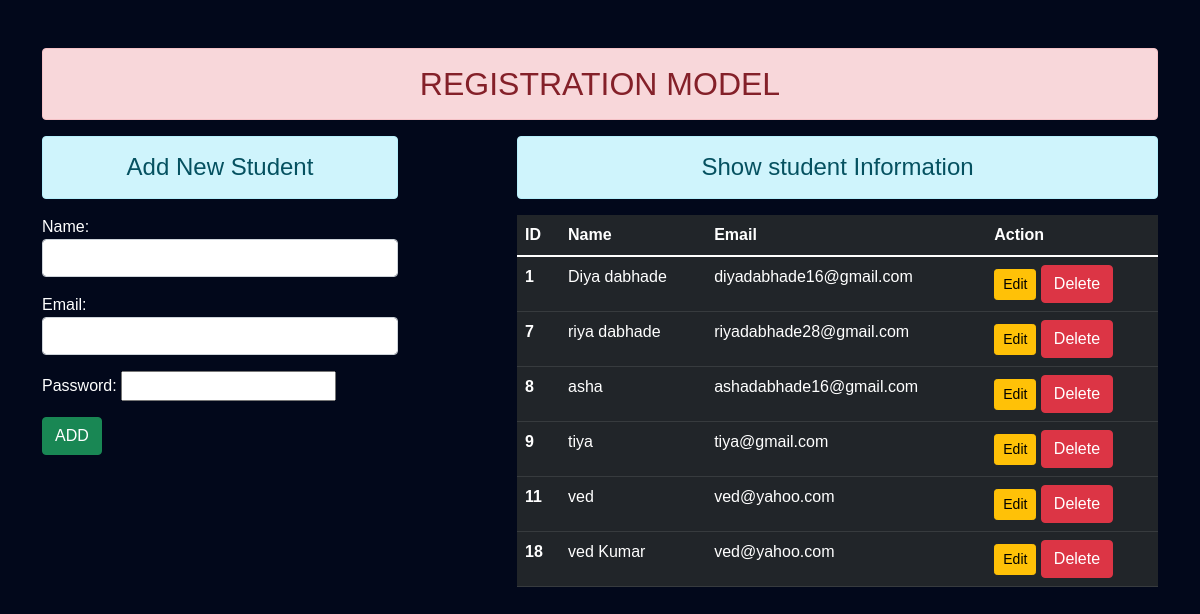
The page / on the database its author committed.
### enroll/models.py (models this page shows)
class User(models.Model):
    name = models.CharField(max_length = 70)
    email = models.EmailField(max_length = 100)
    password = models.CharField(max_length = 100)

### enroll/views.py (the view)
# urls.py: path('',views.add_show, name = "addandshow"),
def add_show(request):
    if request.method =="POST":
        fm = StudentRegistration(request.POST)
        if fm.is_valid():
            nm = fm.cleaned_data['name']
            em = fm.cleaned_data['email']
            pw = fm.cleaned_data['password']
            reg = User(name=nm, email = em, password = pw)
            reg.save()
            fm = StudentRegistration()
    else:
        fm = StudentRegistration()
    stud = User.objects.all()
    return render(request,'enroll/addandshow.html',{'form':fm,'stu':stud})

### enroll/forms.py
class StudentRegistration(forms.ModelForm):
    password = forms.CharField(widget= forms.PasswordInput)
    class Meta:
        model = User
        fields = ('name','email','password')
        widgets = {
            'name': forms.TextInput(attrs={'class':'form-control'}),
             'email': forms.EmailInput(attrs={'class':'form-control'}),
              'password': forms.PasswordInput(render_value = True ,attrs={'class':'form-control'}),
        }

### enroll/templates/enroll/addandshow.html (shortened to what this page needs)
{% extends 'enroll/base.html' %}
{% block content %}
<div class = "row">
<div class = "col-sm-4">
    <h4 class = "text-center alert alert-info"> Add New Student </h4>
  <form action="" method="POST">
    {{ form.as_p }}
    <input type="submit" class="btn btn-success" value = "ADD">
  </form>
</div>
<div class = "col-sm-7 offset-1">
<h4 class = "text-center alert alert-info"> Show student Information </h4>
{% if stu %}
<table class="table table-hover table-dark">
  <thead>
    <tr>
      <th scope="col">ID</th>
      <th scope="col">Name</th>
      <th scope="col">Email</th>
      <th scope="col">Action</th>
    </tr>
  </thead>
  <tbody>
    {% for st in stu %}
    <tr>
      <th scope="row">{{st.id}}</th>
      <td>{{st.name}}</td>
      <td>{{st.email}}</td>
      <td>
      <a href="{% url 'updatedata' st.id %}" class = "btn btn-warning btn-sm">Edit</a>
      <form action="{% url 'deletedata' st.id %}" method = "post" class = "d-inline">
        <input type="submit" class = "btn btn-danger" value = "Delete">
        </form>
      </td>
    </tr>
   {% endfor %}
  </tbody>
</table>
{% else %}
<h4 class = "text-center alert alert-warning"> No records </h4>
{% endif %}
</div>
</div>
{% endblock content %}

### enroll/templates/enroll/base.html (shortened to what this page needs)
<!DOCTYPE html>
{% load static %}
<html lang="en">
<head>
    <link rel="stylesheet" href="{% static 'enroll/css/bootstrap.css' %}">
    <link rel="stylesheet" href = "{%static 'enroll/css/my.css' %}">
</head>
<body >
    <div class = "container mt-5">
        <h2 class = "text-center alert alert-danger">REGISTRATION MODEL</h2>
        {% block content %}
        {% endblock content %}
    </div>
</body>
</html>

### enroll/static/enroll/css/my.css (style rules this page uses)
body { background-color: rgb(2, 8, 27); font-family: sans-serif; color : white; }

### rows shown on the page
User: id "1", name "Diya dabhade", email "diyadabhade16@gmail.com"
User: id "7", name "riya dabhade", email "riyadabhade28@gmail.com"
User: id "8", name "asha", email "ashadabhade16@gmail.com"
User: id "9", name "tiya", email "tiya@gmail.com"
User: id "11", name "ved", email "ved@yahoo.com"
User: id "18", name "ved Kumar", email "ved@yahoo.com"
